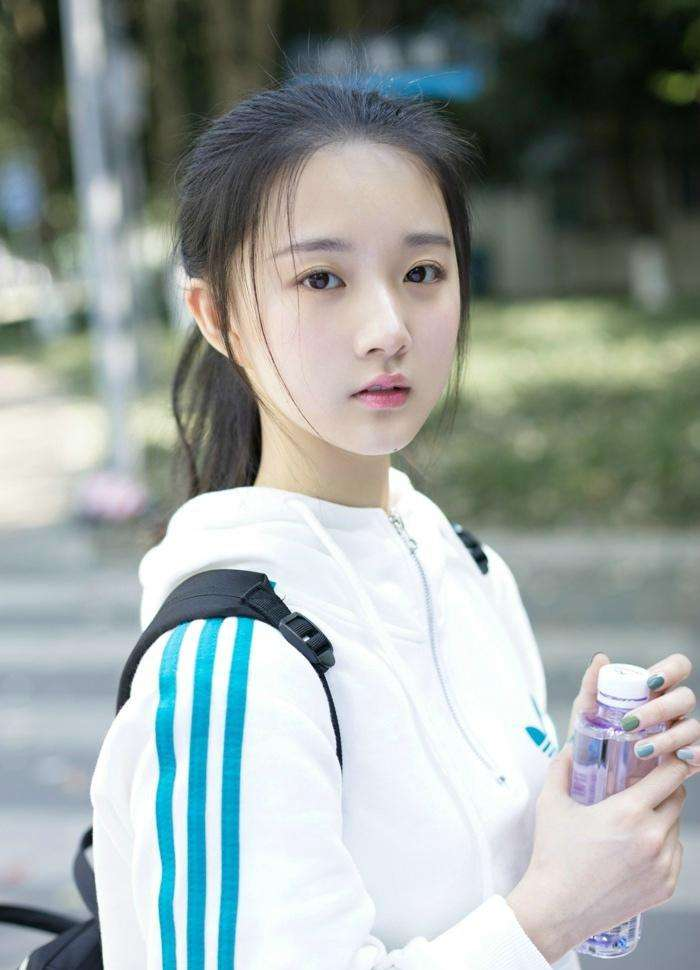
#> input picture PicRec/ALL_Other/ImagePY/img16.jpg, 700 x 970 px, found by its file name
$ python image22_1.py
#> lines starting #> are read from the running program, lines starting #| are printed output that depends on the picture; after the words box and inside, x2 and y2 are one past the last pixel; in counts of white or black regions, pixels touching at a corner belong together
#> further down, src is the input picture: shape (970, 700, 3); mean B, G, R 158.1, 161, 152.6
# -*- coding: utf-8 -*-
import cv2 as cv
import numpy as np

"""
分水岭分割流程：图像->灰度->二值->距离变换->寻找种子->生成Marker->分水岭变换->输出
"""


# 分水岭算法
def water_image(src):
    print(src.shape)
#| (970, 700, 3)
    blurred = cv.pyrMeanShiftFiltering(src, 10, 100)

    gray = cv.cvtColor(blurred, cv.COLOR_BGR2GRAY)
    ret, binary = cv.threshold(gray, 0, 255, cv.THRESH_OTSU | cv.THRESH_BINARY)
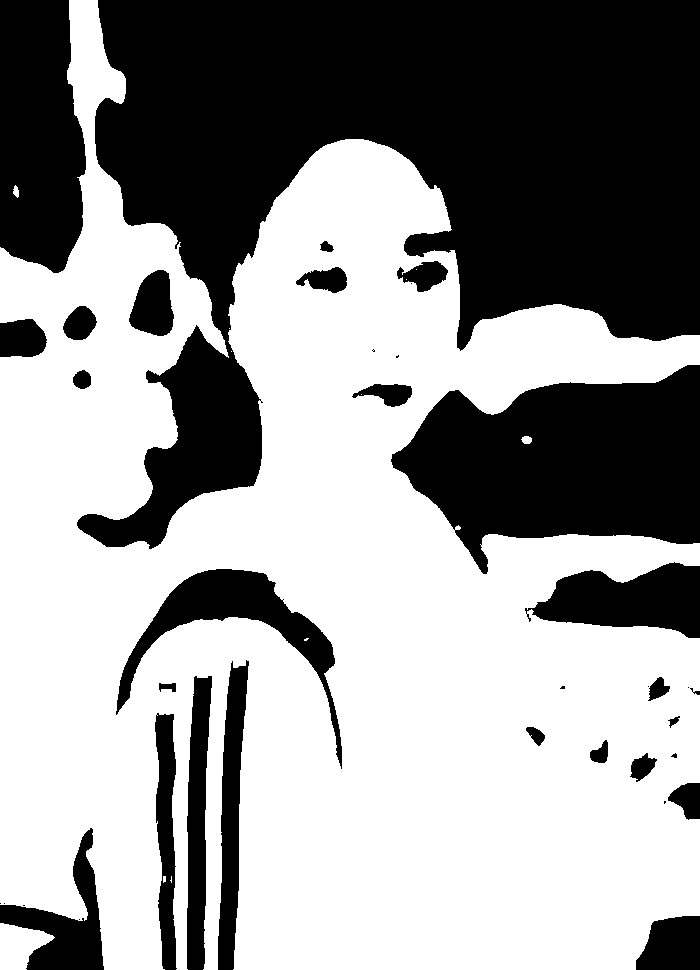
#> binary: shape (970, 700); 58.8% white; 38 black regions (12 under 20 px), largest, box (x1, y1, x2, y2) and area: (77, 0, 700, 549) 168176, (391, 365, 700, 574) 41642, (0, 0, 86, 273) 19957
#> ret = 147
    cv.imshow('er_zhi_hua:', binary)

    kernel = cv.getStructuringElement(cv.MORPH_RECT, (3, 3))
    mb = cv.morphologyEx(binary, cv.MORPH_OPEN, kernel, iterations=2)
#> mb: shape (970, 700); 58.8% white; 32 black regions (6 under 20 px), largest, box (x1, y1, x2, y2) and area: (77, 0, 700, 549) 168289, (391, 365, 700, 574) 41681, (0, 0, 86, 273) 19996
    surpe_bg = cv.dilate(mb, kernel, iterations=3)
#> surpe_bg: shape (970, 700); 62.9% white; 25 black regions (1 under 20 px), largest, box (x1, y1, x2, y2) and area: (98, 0, 700, 345) 146740, (395, 368, 700, 569) 38718, (0, 0, 83, 269) 18664
    cv.imshow('xingtaicuozong:', surpe_bg)

    dist = cv.distanceTransform(mb, cv.DIST_L2, 3)
    dist_output = cv.normalize(dist, 0, 1.0, cv.NORM_MINMAX)
    cv.imshow('juli_bianhuan:', dist_output * 70)

    ret, surface = cv.threshold(dist, dist.max() * 0.6, 255, cv.THRESH_BINARY)
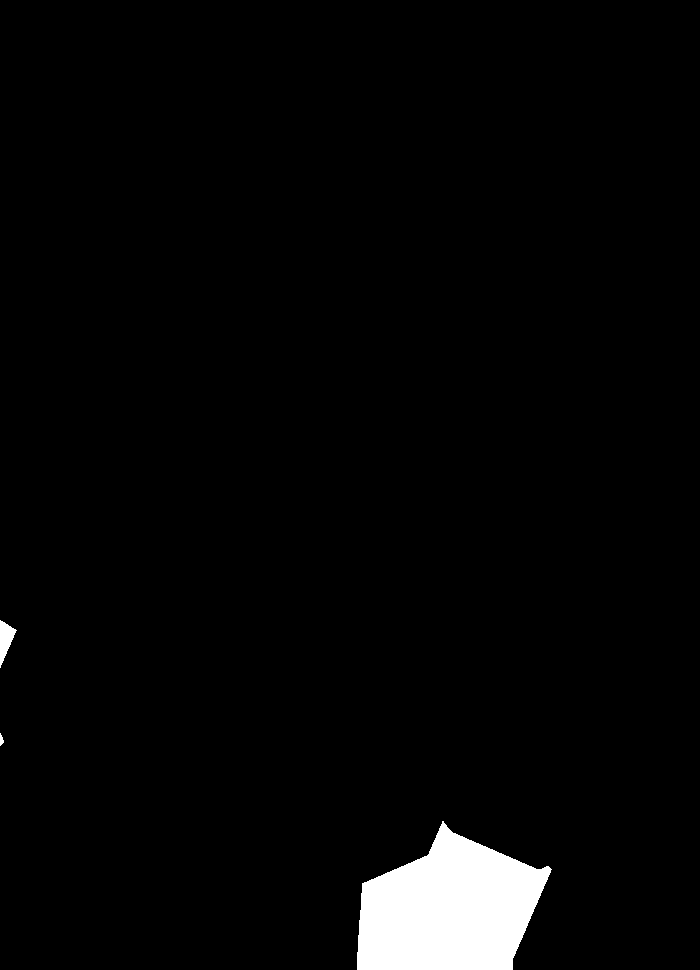
#> surface: shape (970, 700) float32; 3% white; 3 white regions, box (x1, y1, x2, y2) and area: (357, 821, 552, 970) 19697, (0, 620, 17, 668) 411, (0, 733, 4, 746) 33
#> ret = 118.4
    cv.imshow('xunzhao_zhongzi:', surface)

    surface_fg = np.uint8(surface)
    unknown = cv.subtract(surpe_bg, surface_fg)
#> unknown: shape (970, 700); 59.9% white; 28 black regions (1 under 20 px), largest, box (x1, y1, x2, y2) and area: (98, 0, 700, 345) 146740, (395, 368, 700, 569) 38718, (357, 821, 552, 970) 19697
    ret, markers = cv.connectedComponents(surface_fg)
#> markers: shape (970, 700) int32; 4 distinct labels, from 0 to 3
#> ret = 4
    print(ret)
#| 4

    markers += 1
#> markers: shape (970, 700) int32; 4 distinct labels, from 1 to 4
    markers[unknown == 255] = 0
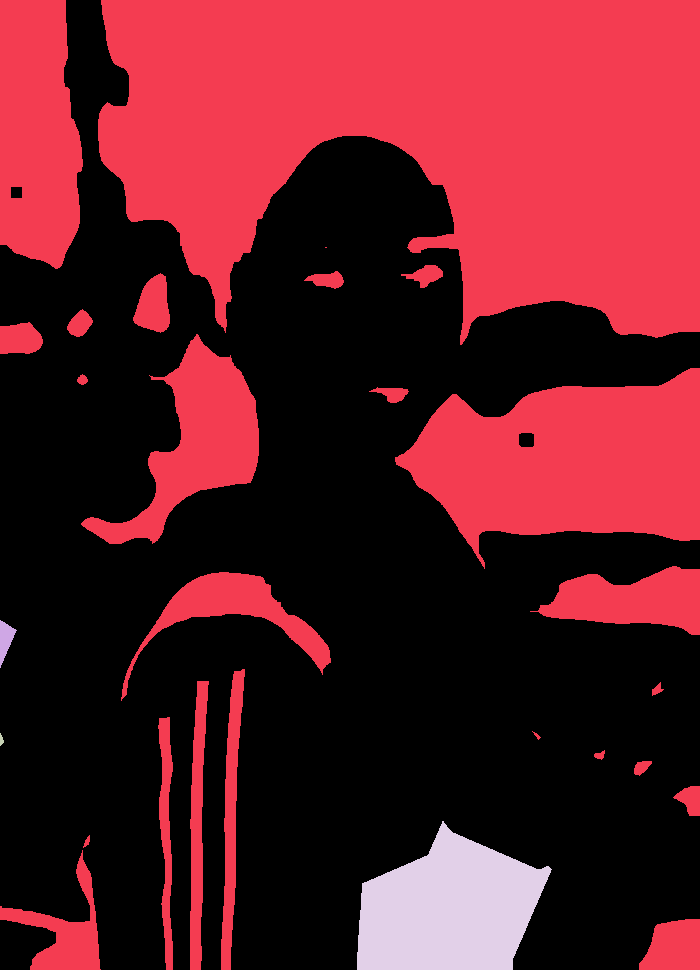
#> markers: shape (970, 700) int32; 5 distinct labels, from 0 to 4; one colour per label, 0 black
    markers = cv.watershed(src, markers=markers)
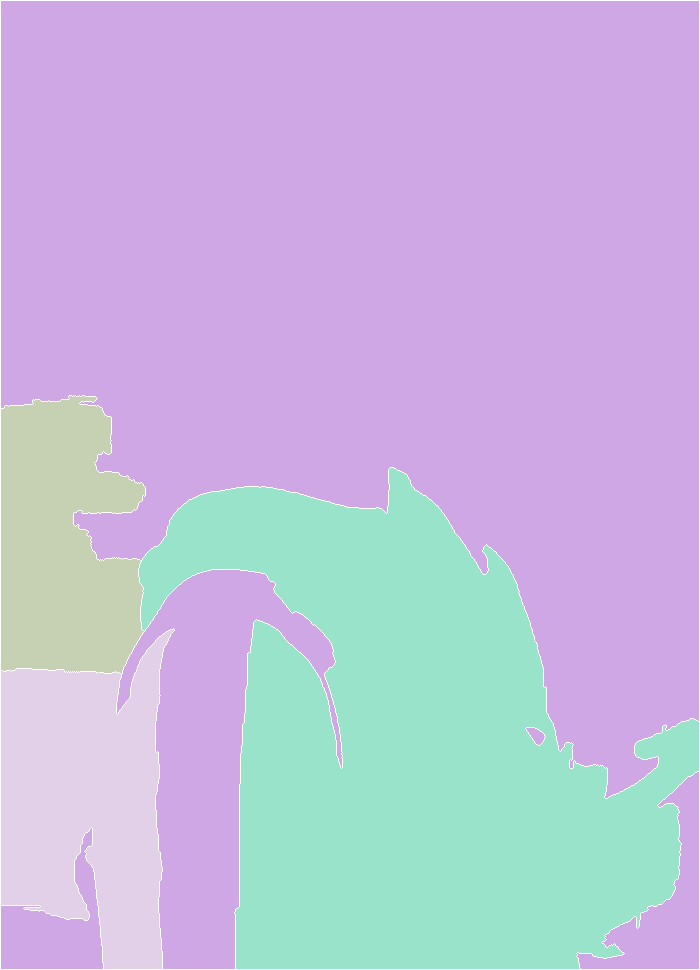
#> markers: shape (970, 700) int32; 5 distinct labels, from -1 to 4; one colour per label, 0 black, -1 white
    src[markers == -1] = [0, 0, 255]
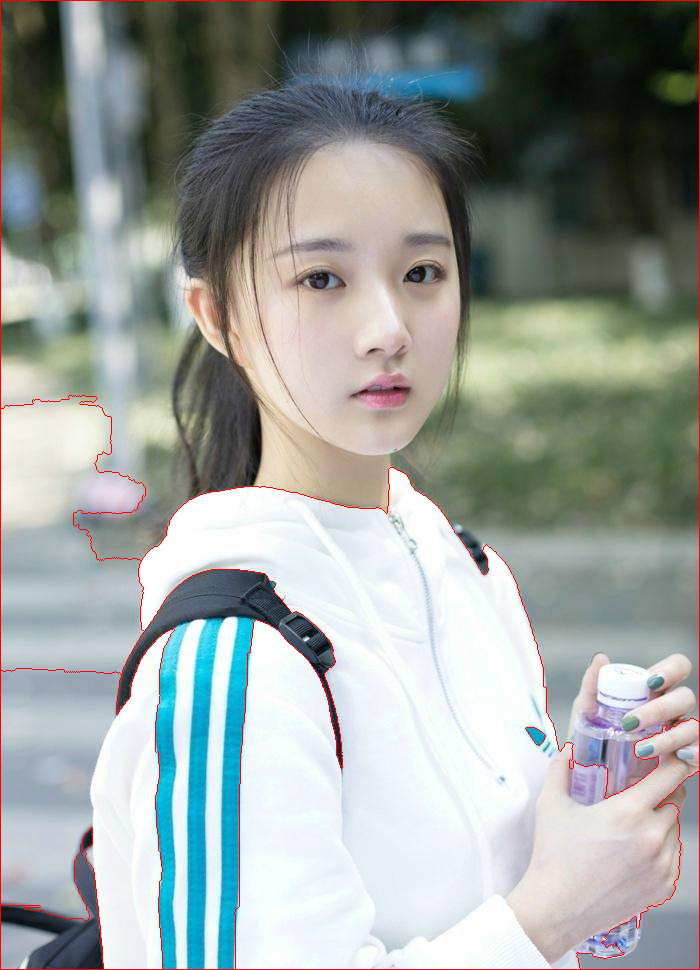
#> src: shape (970, 700, 3); 1.04% of pixels changed, all inside (x1, y1, x2, y2) = (0, 0, 700, 970)
    cv.imshow('fenshuiling:', src)


src = cv.imread('D:\WorkProject\ImageProject\PicRec\ImagePY\img16.jpg')
cv.imshow('yuanTu:', src)
water_image(src)
cv.waitKey()
cv.destroyAllWindows()
